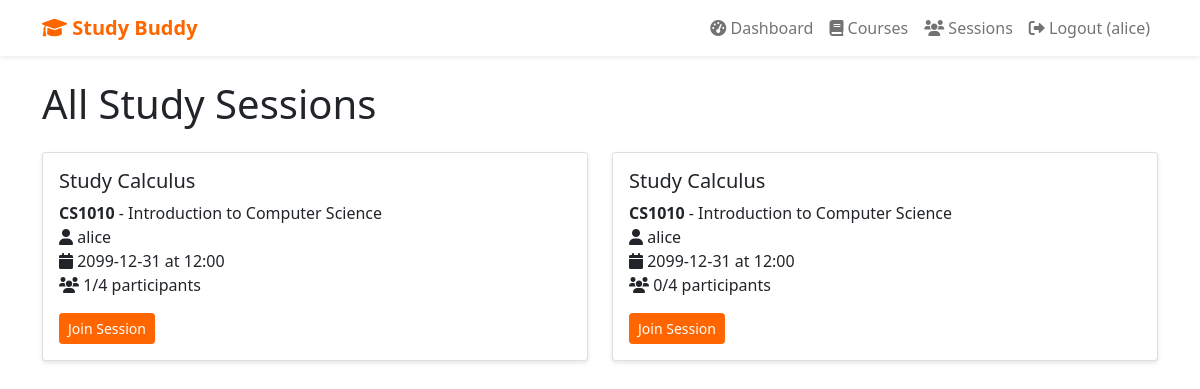
Screenshot of /sessions (signed in) with the database file from the repository.
### tables this page shows
CREATE TABLE users (
        id INTEGER PRIMARY KEY AUTOINCREMENT,
        username TEXT UNIQUE NOT NULL,
        email TEXT UNIQUE NOT NULL,
        password_hash TEXT NOT NULL,
        created_at TIMESTAMP DEFAULT CURRENT_TIMESTAMP
    );

CREATE TABLE study_sessions (
        id INTEGER PRIMARY KEY AUTOINCREMENT,
        creator_id INTEGER,
        course_id INTEGER,
        title TEXT NOT NULL,
        description TEXT,
        session_date DATE,
        session_time TIME,
        duration INTEGER DEFAULT 60,
        location TEXT,
        max_participants INTEGER DEFAULT 4,
        status TEXT DEFAULT 'open',
        created_at TIMESTAMP DEFAULT CURRENT_TIMESTAMP,
        FOREIGN KEY (creator_id) REFERENCES users (id),
        FOREIGN KEY (course_id) REFERENCES courses (id)
    );

### app.py (the view)
@app.route('/sessions')
def sessions():
    if 'user_id' not in session:
        return redirect(url_for('login'))
    conn = get_db_connection()
    sessions = conn.execute('''
        SELECT s.*, c.course_code, c.course_name, u.username as creator_name,
               COUNT(sp.id) as participant_count,
               CASE WHEN s.creator_id = ? THEN 1 ELSE 0 END as is_creator,
               CASE WHEN sp_user.user_id IS NOT NULL THEN sp_user.status ELSE 'not_joined' END as user_status
        FROM study_sessions s
        JOIN courses c ON s.course_id = c.id
        JOIN users u ON s.creator_id = u.id
        LEFT JOIN session_participants sp ON s.id = sp.session_id AND sp.status = 'confirmed'
        LEFT JOIN session_participants sp_user ON s.id = sp_user.session_id AND sp_user.user_id = ?
        WHERE s.course_id IN (
            SELECT course_id FROM user_courses WHERE user_id = ?
        ) AND s.session_date >= date('now')
        GROUP BY s.id
        ORDER BY s.session_date, s.session_time
    ''', (session['user_id'], session['user_id'], session['user_id'])).fetchall()
    conn.close()
    return render_template('sessions.html', sessions=sessions)

### app.py (called while the page is built)
def get_db_connection():
    conn = sqlite3.connect('study_buddy.db')
    conn.row_factory = sqlite3.Row
    return conn

### templates/sessions.html (shortened to what this page needs)
{% extends "base.html" %}
{% block content %}
<h1 class="mb-4">All Study Sessions</h1>
{% if sessions %}
    <div class="row">
        {% for session in sessions %}
        <div class="col-md-6">
            <div class="card mb-3">
                <div class="card-body">
                    <h5>{{ session.title }}</h5>
                    <p>
                        <strong>{{ session.course_code }}</strong> - {{ session.course_name }}<br>
                        <i class="fas fa-user"></i> {{ session.creator_name }}<br>
                        <i class="fas fa-calendar"></i> {{ session.session_date }} at {{ session.session_time }}<br>
                        <i class="fas fa-users"></i> {{ session.participant_count }}/{{ session.max_participants }} participants
                    </p>
                    <a href="{{ url_for('join_session', session_id=session.id) }}" class="btn btn-primary btn-sm">
                        Join Session
                    </a>
                </div>
            </div>
        </div>
        {% endfor %}
    </div>
{% endif %}
{% endblock %}

### templates/base.html (shortened to what this page needs)
<!DOCTYPE html>
<html lang="en">
<head>
    <link href="https://cdn.jsdelivr.net/npm/bootstrap@5.1.3/dist/css/bootstrap.min.css" rel="stylesheet">
    <link href="https://cdnjs.cloudflare.com/ajax/libs/font-awesome/6.0.0/css/all.min.css" rel="stylesheet">
</head>
<body>
    <nav class="navbar navbar-expand-lg navbar-light bg-white shadow-sm">
        <div class="container">
            <a class="navbar-brand" href="{{ url_for('index') }}">
                <i class="fas fa-graduation-cap"></i> Study Buddy
            </a>
            <div class="navbar-nav ms-auto">
                {% if session.user_id %}
                    <a class="nav-link" href="{{ url_for('dashboard') }}">
                        <i class="fas fa-tachometer-alt"></i> Dashboard
                    </a>
                    <a class="nav-link" href="{{ url_for('courses') }}">
                        <i class="fas fa-book"></i> Courses
                    </a>
                    <a class="nav-link" href="{{ url_for('sessions') }}">
                        <i class="fas fa-users"></i> Sessions
                    </a>
                    <a class="nav-link" href="{{ url_for('logout') }}">
                        <i class="fas fa-sign-out-alt"></i> Logout ({{ session.username }})
                    </a>
                {% endif %}
            </div>
        </div>
    </nav>
    <main class="container mt-4">
        {% block content %}{% endblock %}
    </main>
</body>
</html>

### templates/base.html (style rules this page uses)
:root { --clemson-orange: #ff6600; }
.navbar-brand { font-weight: bold; color: var(--clemson-orange) !important; }
.btn-primary { background-color: var(--clemson-orange); border-color: var(--clemson-orange); }
.card { box-shadow: 0 2px 4px rgba(0,0,0,0.1); margin-bottom: 20px; }

### rows the page displays
users: username "alice"
study_sessions: title "Study Calculus", course_code "CS1010", course_name "Introduction to Computer Science", creator_name "alice", session_date "2099-12-31", session_time "12:00", participant_count "1", max_participants "4"
study_sessions: title "Study Calculus", course_code "CS1010", course_name "Introduction to Computer Science", creator_name "alice", session_date "2099-12-31", session_time "12:00", participant_count "0", max_participants "4"
